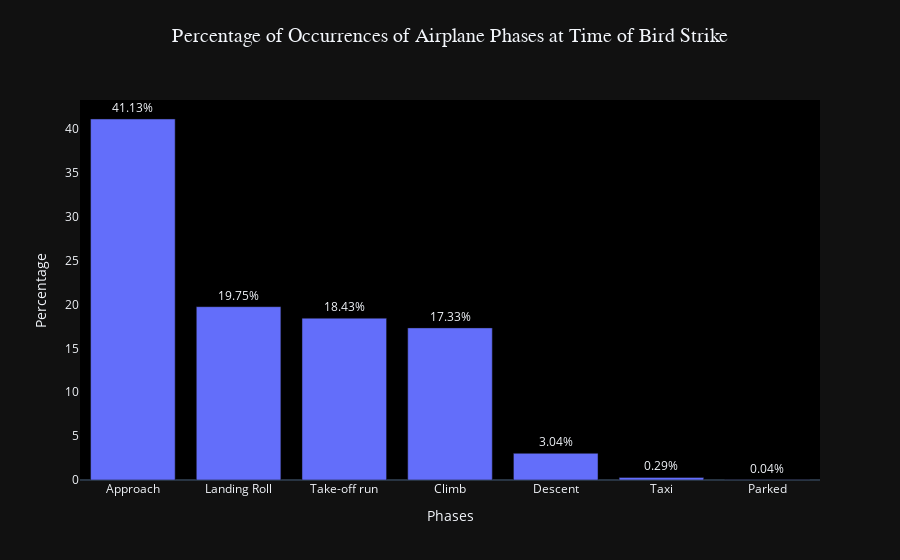

Source (notebook cell):
### Code cell
fig=px.bar(phase_df,x='When: Phase of flight',y='proportion',  
             title='Percentage of Occurrences of Airplane Phases at Time of Bird Strike')
fig.update_layout(
    yaxis_title='Percentage',
    xaxis_title='Phases',
    plot_bgcolor='black',
    title_font=dict(size=20, family='Arial'),
    title_x=0.5,
    title_y=0.95,
    yaxis=dict(showgrid=False),
    xaxis=dict(showgrid=False),
    template='plotly_dark'
)
fig.update_traces(text=phase_df['proportion'].round(2),texttemplate='%{text}%',textposition='outside')


iplot(fig)

### Figure 1 — Plotly figure (JSON) as saved in the notebook; plotly's stock layout.template omitted (floating-point values rounded to 4 significant figures)
{"data": [{"alignmentgroup": "True", "hovertemplate": "When: Phase of flight=%{x}<br>proportion=%{y}<extra></extra>", "legendgroup": "", "marker": {"color": "#636efa", "pattern": {"shape": ""}}, "name": "", "offsetgroup": "", "orientation": "v", "showlegend": false, "text": [41.13, 19.75, 18.43, 17.33, 3.04, 0.29, 0.04], "textposition": "outside", "texttemplate": "%{text}%", "type": "bar", "x": ["Approach", "Landing Roll", "Take-off run", "Climb", "Descent", "Taxi", "Parked"], "xaxis": "x", "y": [41.13, 19.75, 18.43, 17.33, 3.036, 0.2895, 0.03913], "yaxis": "y"}], "layout": {"barmode": "relative", "legend": {"tracegroupgap": 0}, "plot_bgcolor": "black", "title": {"font": {"family": "Arial", "size": 20}, "text": "Percentage of Occurrences of Airplane Phases at Time of Bird Strike", "x": 0.5, "y": 0.95}, "xaxis": {"anchor": "y", "domain": [0, 1], "showgrid": false, "title": {"text": "Phases"}}, "yaxis": {"anchor": "x", "domain": [0, 1], "showgrid": false, "title": {"text": "Percentage"}}}}
